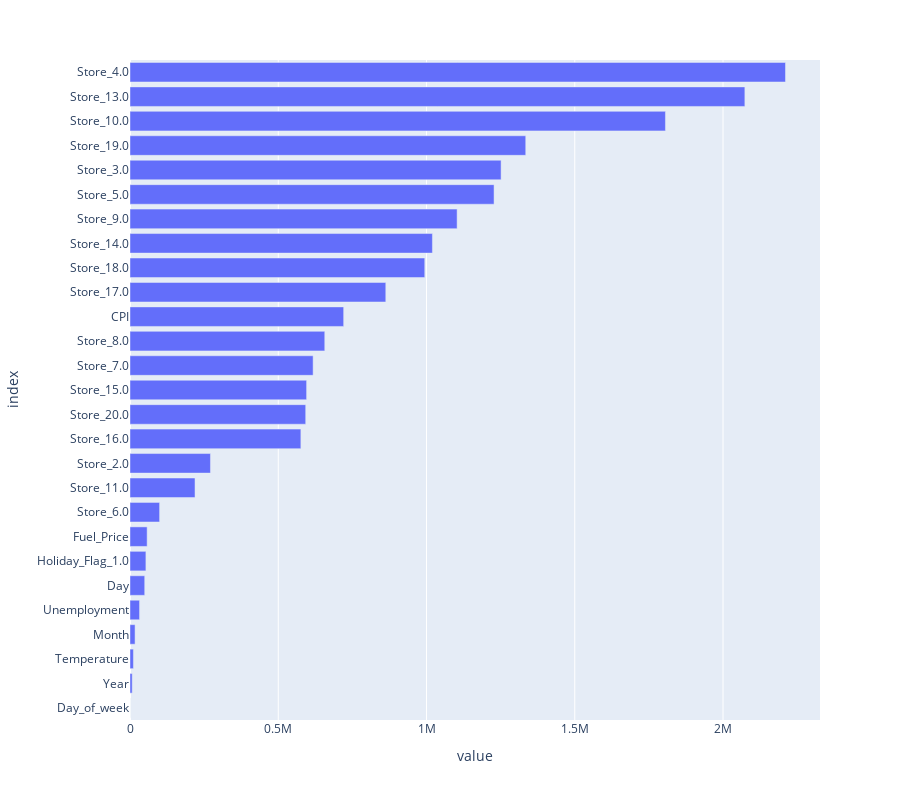

The cell this chart's notebook holds for it:
### Code cell
fig = px.bar(feature_importance, orientation = 'h')
fig.update_layout(showlegend = False, height = 800,
                  margin = {'l': 120} 
                 )
fig.show()

### Figure 1 — Plotly figure (JSON) as saved in the notebook; plotly's stock layout.template omitted (floating-point values rounded to 4 significant figures)
{"data": [{"alignmentgroup": "True", "hovertemplate": "variable=coefficients<br>value=%{x}<br>index=%{y}<extra></extra>", "legendgroup": "coefficients", "marker": {"color": "#636efa", "pattern": {"shape": ""}}, "name": "coefficients", "offsetgroup": "coefficients", "orientation": "h", "showlegend": true, "textposition": "auto", "type": "bar", "x": [5.582e-08, 7482.0, 11520.0, 17060.0, 32210.0, 49650.0, 53620.0, 57820.0, 99880.0, 219300.0, 271400.0, 576300.0, 592600.0, 595700.0, 617600.0, 656900.0, 720700.0, 862700.0, 994200.0, 1020000.0, 1103000.0, 1228000.0, 1252000.0, 1335000.0, 1806000.0, 2074000.0, 2211000.0], "xaxis": "x", "y": ["Day_of_week", "Year", "Temperature", "Month", "Unemployment", "Day", "Holiday_Flag_1.0", "Fuel_Price", "Store_6.0", "Store_11.0", "Store_2.0", "Store_16.0", "Store_20.0", "Store_15.0", "Store_7.0", "Store_8.0", "CPI", "Store_17.0", "Store_18.0", "Store_14.0", "Store_9.0", "Store_5.0", "Store_3.0", "Store_19.0", "Store_10.0", "Store_13.0", "Store_4.0"], "yaxis": "y"}], "layout": {"barmode": "relative", "height": 800, "legend": {"title": {"text": "variable"}, "tracegroupgap": 0}, "margin": {"l": 120, "t": 60}, "showlegend": false, "xaxis": {"anchor": "y", "domain": [0, 1], "title": {"text": "value"}}, "yaxis": {"anchor": "x", "domain": [0, 1], "title": {"text": "index"}}}}
